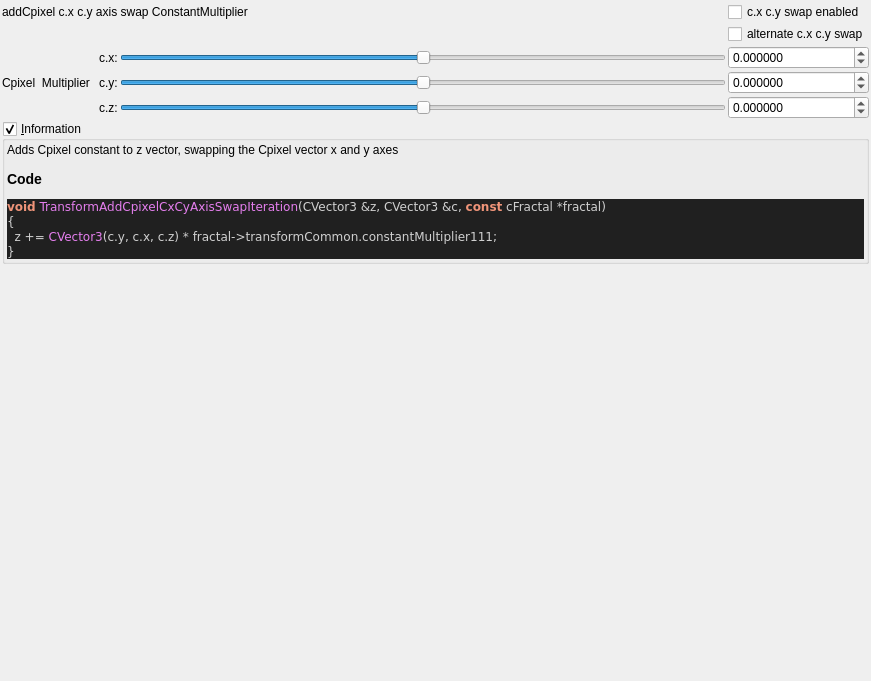
<?xml version="1.0" encoding="UTF-8"?>
<ui version="4.0">
 <class>Form</class>
 <widget class="QWidget" name="Form">
  <property name="geometry">
   <rect>
    <x>0</x>
    <y>0</y>
    <width>871</width>
    <height>681</height>
   </rect>
  </property>
  <property name="windowTitle">
   <string>Form</string>
  </property>
  <layout class="QVBoxLayout" name="verticalLayout">
   <property name="spacing">
    <number>2</number>
   </property>
   <property name="leftMargin">
    <number>2</number>
   </property>
   <property name="topMargin">
    <number>2</number>
   </property>
   <property name="rightMargin">
    <number>2</number>
   </property>
   <property name="bottomMargin">
    <number>2</number>
   </property>
   <item>
    <layout class="QGridLayout" name="gridLayout">
     <property name="spacing">
      <number>2</number>
     </property>
     <item row="2" column="1">
      <widget class="QLabel" name="label_109">
       <property name="text">
        <string>c.x:</string>
       </property>
      </widget>
     </item>
     <item row="3" column="1">
      <widget class="QLabel" name="label_110">
       <property name="text">
        <string>c.y:</string>
       </property>
      </widget>
     </item>
     <item row="0" column="0" colspan="3">
      <widget class="QLabel" name="label">
       <property name="toolTip">
        <string>&lt;html&gt;&lt;head/&gt;&lt;body&gt;&lt;p&gt;Cpixel is CVector3 c = ( c.x, c.y, c.z). It is each original point (pixel) in 3D space where the iteration starts from, ( c = original z for each point .) It is commonly found in formula structures z = f(z) + c.&lt;/p&gt;&lt;p&gt;The Cpixel multiplier effectively scales this point &amp;quot;c&amp;quot;.&lt;/p&gt;&lt;/body&gt;&lt;/html&gt;</string>
       </property>
       <property name="text">
        <string>addCpixel c.x c.y axis swap ConstantMultiplier</string>
       </property>
      </widget>
     </item>
     <item row="0" column="3">
      <widget class="QCheckBox" name="checkBox_transf_function_enabled">
       <property name="text">
        <string>c.x c.y swap enabled</string>
       </property>
      </widget>
     </item>
     <item row="4" column="1">
      <widget class="QLabel" name="label_111">
       <property name="text">
        <string>c.z:</string>
       </property>
      </widget>
     </item>
     <item row="4" column="2">
      <widget class="QSlider" name="slider3_transf_constant_multiplier_111_z">
       <property name="sizePolicy">
        <sizepolicy hsizetype="Expanding" vsizetype="Maximum">
         <horstretch>0</horstretch>
         <verstretch>0</verstretch>
        </sizepolicy>
       </property>
       <property name="minimum">
        <number>-10000000</number>
       </property>
       <property name="maximum">
        <number>10000000</number>
       </property>
       <property name="value">
        <number>0</number>
       </property>
       <property name="sliderPosition">
        <number>0</number>
       </property>
       <property name="orientation">
        <enum>Qt::Horizontal</enum>
       </property>
      </widget>
     </item>
     <item row="3" column="2">
      <widget class="QSlider" name="slider3_transf_constant_multiplier_111_y">
       <property name="sizePolicy">
        <sizepolicy hsizetype="Expanding" vsizetype="Maximum">
         <horstretch>0</horstretch>
         <verstretch>0</verstretch>
        </sizepolicy>
       </property>
       <property name="minimum">
        <number>-10000000</number>
       </property>
       <property name="maximum">
        <number>10000000</number>
       </property>
       <property name="value">
        <number>0</number>
       </property>
       <property name="sliderPosition">
        <number>0</number>
       </property>
       <property name="orientation">
        <enum>Qt::Horizontal</enum>
       </property>
      </widget>
     </item>
     <item row="4" column="3">
      <widget class="MyDoubleSpinBox" name="spinbox3_transf_constant_multiplier_111_z">
       <property name="sizePolicy">
        <sizepolicy hsizetype="Minimum" vsizetype="Maximum">
         <horstretch>0</horstretch>
         <verstretch>0</verstretch>
        </sizepolicy>
       </property>
       <property name="prefix">
        <string/>
       </property>
       <property name="suffix">
        <string/>
       </property>
       <property name="decimals">
        <number>6</number>
       </property>
       <property name="minimum">
        <double>-99.989999999999995</double>
       </property>
       <property name="maximum">
        <double>99.989999999999995</double>
       </property>
       <property name="singleStep">
        <double>0.100000000000000</double>
       </property>
      </widget>
     </item>
     <item row="2" column="2">
      <widget class="QSlider" name="slider3_transf_constant_multiplier_111_x">
       <property name="sizePolicy">
        <sizepolicy hsizetype="Expanding" vsizetype="Maximum">
         <horstretch>0</horstretch>
         <verstretch>0</verstretch>
        </sizepolicy>
       </property>
       <property name="minimum">
        <number>-10000000</number>
       </property>
       <property name="maximum">
        <number>10000000</number>
       </property>
       <property name="value">
        <number>0</number>
       </property>
       <property name="sliderPosition">
        <number>0</number>
       </property>
       <property name="orientation">
        <enum>Qt::Horizontal</enum>
       </property>
      </widget>
     </item>
     <item row="2" column="0" rowspan="3">
      <widget class="QLabel" name="label_108">
       <property name="text">
        <string>Cpixel  Multiplier  </string>
       </property>
      </widget>
     </item>
     <item row="3" column="3">
      <widget class="MyDoubleSpinBox" name="spinbox3_transf_constant_multiplier_111_y">
       <property name="sizePolicy">
        <sizepolicy hsizetype="Minimum" vsizetype="Maximum">
         <horstretch>0</horstretch>
         <verstretch>0</verstretch>
        </sizepolicy>
       </property>
       <property name="prefix">
        <string/>
       </property>
       <property name="suffix">
        <string/>
       </property>
       <property name="decimals">
        <number>6</number>
       </property>
       <property name="minimum">
        <double>-99.989999999999995</double>
       </property>
       <property name="maximum">
        <double>99.989999999999995</double>
       </property>
       <property name="singleStep">
        <double>0.100000000000000</double>
       </property>
      </widget>
     </item>
     <item row="2" column="3">
      <widget class="MyDoubleSpinBox" name="spinbox3_transf_constant_multiplier_111_x">
       <property name="sizePolicy">
        <sizepolicy hsizetype="Minimum" vsizetype="Maximum">
         <horstretch>0</horstretch>
         <verstretch>0</verstretch>
        </sizepolicy>
       </property>
       <property name="prefix">
        <string/>
       </property>
       <property name="suffix">
        <string/>
       </property>
       <property name="decimals">
        <number>6</number>
       </property>
       <property name="minimum">
        <double>-99.989999999999995</double>
       </property>
       <property name="maximum">
        <double>99.989999999999995</double>
       </property>
       <property name="singleStep">
        <double>0.100000000000000</double>
       </property>
      </widget>
     </item>
     <item row="1" column="3">
      <widget class="QCheckBox" name="checkBox_transf_alternate_enabled_false">
       <property name="text">
        <string>alternate c.x c.y swap</string>
       </property>
      </widget>
     </item>
    </layout>
   </item>
   <item>
    <widget class="MyGroupBox" name="groupCheck_info">
     <property name="title">
      <string>&amp;Information</string>
     </property>
     <property name="flat">
      <bool>false</bool>
     </property>
     <property name="checkable">
      <bool>true</bool>
     </property>
     <layout class="QVBoxLayout" name="verticalLayout_2">
      <property name="spacing">
       <number>2</number>
      </property>
      <property name="leftMargin">
       <number>2</number>
      </property>
      <property name="topMargin">
       <number>2</number>
      </property>
      <property name="rightMargin">
       <number>2</number>
      </property>
      <property name="bottomMargin">
       <number>2</number>
      </property>
      <item>
       <widget class="QLabel" name="label_code_content">
        <property name="text">
         <string>&lt;p&gt;Adds Cpixel constant to z vector, swapping the Cpixel vector x and y axes&lt;/p&gt;&lt;table&gt;
&lt;/table&gt;
&lt;h3&gt;Code&lt;/h3&gt;
&lt;body style=&quot;background-color:#202020&quot;&gt;
&lt;pre style=&quot;color:#d0d0d0; background-color:#202020;  font-family:'Courier New',monospace;&quot;&gt;&lt;span style=&quot;color:#f09479; font-weight:bold&quot;&gt;void&lt;/span&gt; &lt;span style=&quot;color:#e47eed&quot;&gt;TransformAddCpixelCxCyAxisSwapIteration&lt;/span&gt;&lt;span style=&quot;color:#d0d0d0&quot;&gt;(&lt;/span&gt;CVector3 &lt;span style=&quot;color:#d0d0d0&quot;&gt;&amp;amp;&lt;/span&gt;z&lt;span style=&quot;color:#d0d0d0&quot;&gt;,&lt;/span&gt; CVector3 &lt;span style=&quot;color:#d0d0d0&quot;&gt;&amp;amp;&lt;/span&gt;c&lt;span style=&quot;color:#d0d0d0&quot;&gt;,&lt;/span&gt; &lt;span style=&quot;color:#f09479; font-weight:bold&quot;&gt;const&lt;/span&gt; cFractal &lt;span style=&quot;color:#d0d0d0&quot;&gt;*&lt;/span&gt;fractal&lt;span style=&quot;color:#d0d0d0&quot;&gt;)&lt;/span&gt;
&lt;span style=&quot;color:#d0d0d0&quot;&gt;{&lt;/span&gt;
  z &lt;span style=&quot;color:#d0d0d0&quot;&gt;+=&lt;/span&gt; &lt;span style=&quot;color:#e47eed&quot;&gt;CVector3&lt;/span&gt;&lt;span style=&quot;color:#d0d0d0&quot;&gt;(&lt;/span&gt;c&lt;span style=&quot;color:#d0d0d0&quot;&gt;.&lt;/span&gt;y&lt;span style=&quot;color:#d0d0d0&quot;&gt;,&lt;/span&gt; c&lt;span style=&quot;color:#d0d0d0&quot;&gt;.&lt;/span&gt;x&lt;span style=&quot;color:#d0d0d0&quot;&gt;,&lt;/span&gt; c&lt;span style=&quot;color:#d0d0d0&quot;&gt;.&lt;/span&gt;z&lt;span style=&quot;color:#d0d0d0&quot;&gt;) *&lt;/span&gt; fractal&lt;span style=&quot;color:#d0d0d0&quot;&gt;-&amp;gt;&lt;/span&gt;transformCommon&lt;span style=&quot;color:#d0d0d0&quot;&gt;.&lt;/span&gt;constantMultiplier111&lt;span style=&quot;color:#d0d0d0&quot;&gt;;&lt;/span&gt;
&lt;span style=&quot;color:#d0d0d0&quot;&gt;}&lt;/span&gt;
&lt;/pre&gt;
&lt;/body&gt;</string>
        </property>
        <property name="wordWrap">
         <bool>true</bool>
        </property>
        <property name="openExternalLinks">
         <bool>true</bool>
        </property>
        <property name="textInteractionFlags">
         <set>Qt::LinksAccessibleByMouse|Qt::TextSelectableByMouse</set>
        </property>
       </widget>
      </item>
     </layout>
    </widget>
   </item>
   <item>
    <spacer name="verticalSpacer">
     <property name="orientation">
      <enum>Qt::Vertical</enum>
     </property>
     <property name="sizeHint" stdset="0">
      <size>
       <width>20</width>
       <height>40</height>
      </size>
     </property>
    </spacer>
   </item>
  </layout>
 </widget>
 <customwidgets>
  <customwidget>
   <class>MyDoubleSpinBox</class>
   <extends>QDoubleSpinBox</extends>
   <header>my_double_spin_box.h</header>
  </customwidget>
  <customwidget>
   <class>MyGroupBox</class>
   <extends>QGroupBox</extends>
   <header>my_group_box.h</header>
   <container>1</container>
  </customwidget>
 </customwidgets>
 <resources/>
 <connections/>
</ui>
